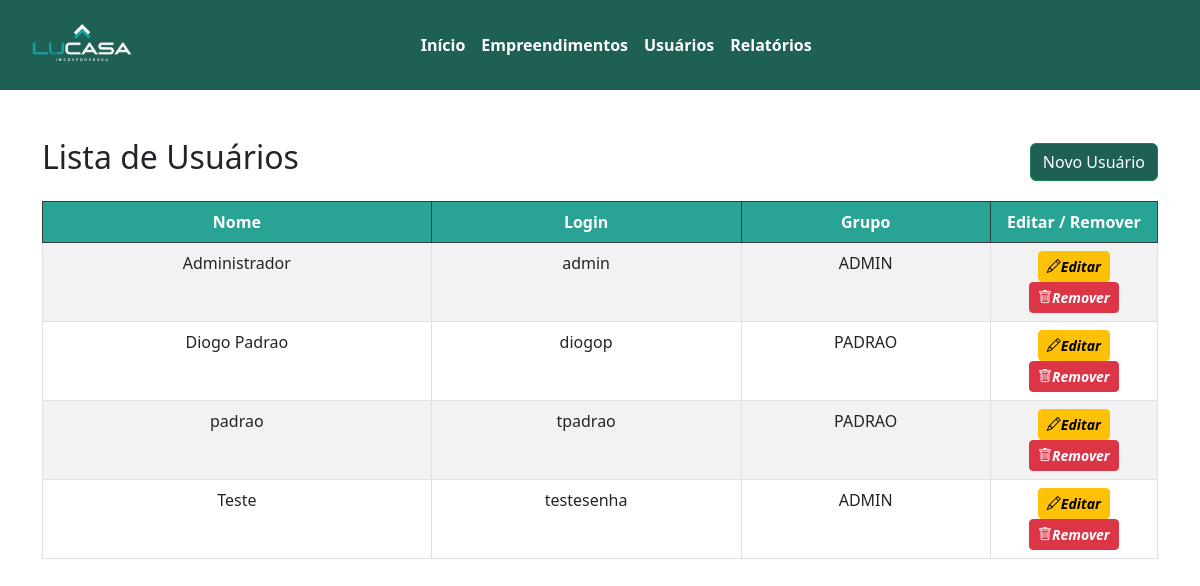
Before: /listaUsuario/ with the older database file.
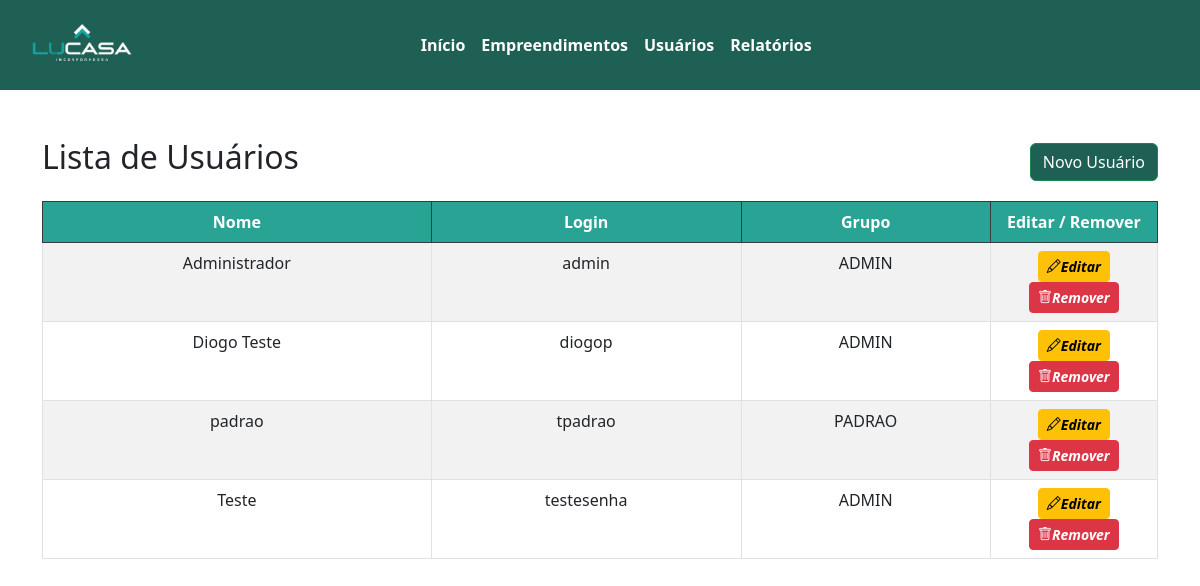
After: the same page with the newer database file.
### appteste/models.py (models this page shows, shortened)
class Usuario(models.Model):
    Nome = models.CharField(max_length=200)
    Login = models.CharField(max_length=45)
    Senha = models.CharField(max_length=100)
    Ativo = models.BooleanField(default=True)
    Categoria_Usuario = models.ForeignKey(Categoria_Usuario, on_delete=models.CASCADE)

class Categoria_Usuario(models.Model):
    Descricao = models.CharField(max_length=100)
    Ativa = models.BooleanField(default=True)

### appteste/views.py (the view)
# urls.py: path("listaUsuario/", views.listaUsuario, name="listaUsuario"),
def listaUsuario(request):
    obj = Usuario.objects.all().filter(Ativo = True)
    context = {"obj": obj}
    return render(request=request,
                  template_name='appteste/Usuario/listaUsuario.html', context=context)

### appteste/templates/appteste/Usuario/listaUsuario.html (shortened to what this page needs)
{% extends "appteste/cabecalho.html" %}
{% block content%}
<head>
    {% load static%}
    <link href="{% static 'css/listas.css' %}" rel="stylesheet">
    <link rel="stylesheet" href="https://cdnjs.cloudflare.com/ajax/libs/bootstrap-icons/1.10.5/font/bootstrap-icons.min.css">
</head>
<body>
    <div class="container mt-5">
        <div class="d-flex justify-content-between align-items-center mb-3">
            <h2>Lista de Usuários</h2>
            <button class="btn btn-success"><a href="../cadUsuario/">Novo
                    Usuário</a></button>
        </div>
        <table class="table table-bordered table-hover table-striped table-responsive" id="usuarios">
            <thead class="table-dark">
                <tr>
                    <th style="background-color: #28A394;">Nome</th>
                    <th style="background-color: #28A394;">Login</th>
                    <th style="background-color: #28A394;">Grupo</th>
                    <th style="background-color: #28A394; width: 15%;">Editar / Remover</th>
                </tr>
            </thead>
            <tbody>
                {% for obj in obj %}
                <tr>
                    <td>{{obj.Nome}}</td>
                    <td>{{obj.Login}}</td>
                    <td>{{obj.Categoria_Usuario.Descricao}}</td>
                    <td style="text-align: center;">
                        <button class="btn btn-warning btn-sm">
                            <a class="btn-editar" href="{% url 'updateUsuario' obj.id %}" style="text-decoration: none; color: rgb(0, 0, 0);">
                                <i class="bi bi-pencil"><strong>Editar</strong></i>
                            </a>
                        </button>
                        <button type="" class="btn btn-danger btn-sm">
                            <a class="btn-remov" href="{% url 'deleteUsuario' obj.id %}" style="text-decoration: none; color: white;">
                                <i class="bi bi-trash"><strong>Remover</strong></i>
                            </a>
                        </button>
                    </td>
                </tr>
                {% endfor %}
            </tbody>
        </table>
    </div>
    {% endblock %}

Changed rows visible on the page:
changed Usuario "diogop": Nome "Diogo Padrao" → "Diogo Teste"; Categoria_Usuario.Descricao "PADRAO" → "ADMIN"
